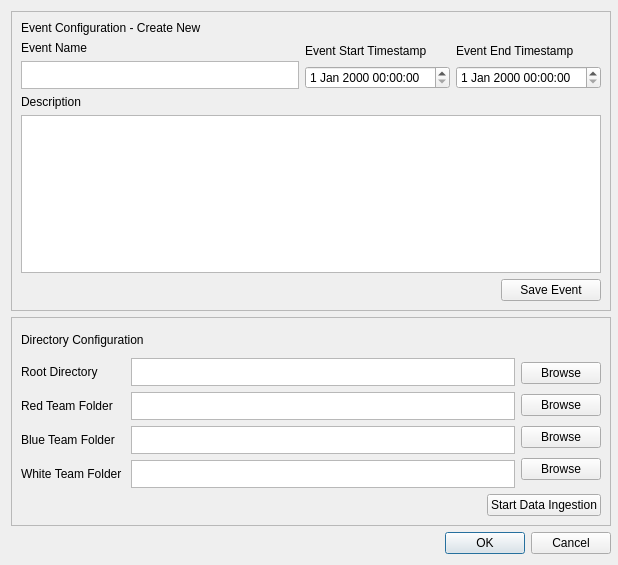
<?xml version="1.0" encoding="UTF-8"?>
<ui version="4.0">
 <class>Dialog</class>
 <widget class="QDialog" name="Dialog">
  <property name="geometry">
   <rect>
    <x>0</x>
    <y>0</y>
    <width>618</width>
    <height>565</height>
   </rect>
  </property>
  <property name="minimumSize">
   <size>
    <width>618</width>
    <height>565</height>
   </size>
  </property>
  <property name="maximumSize">
   <size>
    <width>618</width>
    <height>565</height>
   </size>
  </property>
  <property name="windowTitle">
   <string>Dialog</string>
  </property>
  <layout class="QVBoxLayout" name="verticalLayout">
   <item>
    <widget class="QFrame" name="ec_frame">
     <property name="minimumSize">
      <size>
       <width>600</width>
       <height>300</height>
      </size>
     </property>
     <property name="maximumSize">
      <size>
       <width>725</width>
       <height>300</height>
      </size>
     </property>
     <property name="frameShape">
      <enum>QFrame::StyledPanel</enum>
     </property>
     <property name="frameShadow">
      <enum>QFrame::Raised</enum>
     </property>
     <layout class="QGridLayout" name="gridLayout_3">
      <item row="3" column="0">
       <layout class="QHBoxLayout" name="horizontalLayout_10">
        <item>
         <widget class="QLabel" name="event_creation_status_label">
          <property name="text">
           <string/>
          </property>
         </widget>
        </item>
        <item>
         <spacer name="horizontalSpacer_4">
          <property name="orientation">
           <enum>Qt::Horizontal</enum>
          </property>
          <property name="sizeHint" stdset="0">
           <size>
            <width>40</width>
            <height>20</height>
           </size>
          </property>
         </spacer>
        </item>
        <item>
         <widget class="QPushButton" name="button_save_event">
          <property name="minimumSize">
           <size>
            <width>100</width>
            <height>0</height>
           </size>
          </property>
          <property name="text">
           <string>Save Event</string>
          </property>
         </widget>
        </item>
       </layout>
      </item>
      <item row="2" column="0">
       <layout class="QVBoxLayout" name="verticalLayout_7">
        <item>
         <widget class="QLabel" name="label_event_description">
          <property name="text">
           <string>Description</string>
          </property>
         </widget>
        </item>
        <item>
         <widget class="QPlainTextEdit" name="textbox_event_description">
          <property name="maximumSize">
           <size>
            <width>16777215</width>
            <height>250</height>
           </size>
          </property>
         </widget>
        </item>
       </layout>
      </item>
      <item row="1" column="0">
       <layout class="QHBoxLayout" name="horizontalLayout">
        <item>
         <layout class="QVBoxLayout" name="verticalLayout_4">
          <item>
           <widget class="QLabel" name="label_event_name">
            <property name="maximumSize">
             <size>
              <width>16777215</width>
              <height>28</height>
             </size>
            </property>
            <property name="text">
             <string>Event Name</string>
            </property>
           </widget>
          </item>
          <item>
           <widget class="QPlainTextEdit" name="textbox_event_name">
            <property name="minimumSize">
             <size>
              <width>0</width>
              <height>0</height>
             </size>
            </property>
            <property name="maximumSize">
             <size>
              <width>16777215</width>
              <height>28</height>
             </size>
            </property>
           </widget>
          </item>
         </layout>
        </item>
        <item>
         <layout class="QVBoxLayout" name="verticalLayout_5">
          <item>
           <widget class="QLabel" name="label_event_start">
            <property name="maximumSize">
             <size>
              <width>16777215</width>
              <height>28</height>
             </size>
            </property>
            <property name="text">
             <string>Event Start Timestamp</string>
            </property>
           </widget>
          </item>
          <item>
           <widget class="QDateTimeEdit" name="dateTimeEdit"/>
          </item>
         </layout>
        </item>
        <item>
         <layout class="QVBoxLayout" name="verticalLayout_6">
          <item>
           <widget class="QLabel" name="label_event_end">
            <property name="maximumSize">
             <size>
              <width>16777215</width>
              <height>28</height>
             </size>
            </property>
            <property name="text">
             <string>Event End Timestamp</string>
            </property>
           </widget>
          </item>
          <item>
           <widget class="QDateTimeEdit" name="date_event_end"/>
          </item>
         </layout>
        </item>
       </layout>
      </item>
      <item row="0" column="0">
       <widget class="QLabel" name="ec_label">
        <property name="maximumSize">
         <size>
          <width>16777215</width>
          <height>28</height>
         </size>
        </property>
        <property name="text">
         <string>Event Configuration - Create New</string>
        </property>
       </widget>
      </item>
     </layout>
    </widget>
   </item>
   <item>
    <widget class="QFrame" name="dc_frame">
     <property name="minimumSize">
      <size>
       <width>600</width>
       <height>0</height>
      </size>
     </property>
     <property name="maximumSize">
      <size>
       <width>725</width>
       <height>210</height>
      </size>
     </property>
     <property name="frameShape">
      <enum>QFrame::StyledPanel</enum>
     </property>
     <property name="frameShadow">
      <enum>QFrame::Raised</enum>
     </property>
     <layout class="QVBoxLayout" name="verticalLayout_9">
      <item>
       <widget class="QLabel" name="label_18">
        <property name="maximumSize">
         <size>
          <width>16777215</width>
          <height>28</height>
         </size>
        </property>
        <property name="text">
         <string>Directory Configuration</string>
        </property>
       </widget>
      </item>
      <item>
       <layout class="QHBoxLayout" name="horizontalLayout_6">
        <item>
         <layout class="QVBoxLayout" name="verticalLayout_15">
          <item>
           <widget class="QLabel" name="label_root_directory">
            <property name="maximumSize">
             <size>
              <width>16777215</width>
              <height>28</height>
             </size>
            </property>
            <property name="text">
             <string>Root Directory</string>
            </property>
           </widget>
          </item>
          <item>
           <widget class="QLabel" name="label_red_team_folder">
            <property name="maximumSize">
             <size>
              <width>16777215</width>
              <height>28</height>
             </size>
            </property>
            <property name="text">
             <string>Red Team Folder</string>
            </property>
           </widget>
          </item>
          <item>
           <widget class="QLabel" name="label_blue_team_folder">
            <property name="maximumSize">
             <size>
              <width>16777215</width>
              <height>28</height>
             </size>
            </property>
            <property name="text">
             <string>Blue Team Folder</string>
            </property>
           </widget>
          </item>
          <item>
           <widget class="QLabel" name="label_white_team_folder">
            <property name="maximumSize">
             <size>
              <width>16777215</width>
              <height>28</height>
             </size>
            </property>
            <property name="text">
             <string>White Team Folder </string>
            </property>
           </widget>
          </item>
         </layout>
        </item>
        <item>
         <layout class="QVBoxLayout" name="verticalLayout_13">
          <item>
           <widget class="QPlainTextEdit" name="textbox_root_directory">
            <property name="maximumSize">
             <size>
              <width>16777215</width>
              <height>28</height>
             </size>
            </property>
           </widget>
          </item>
          <item>
           <widget class="QPlainTextEdit" name="textbox_red_team_folder">
            <property name="maximumSize">
             <size>
              <width>16777215</width>
              <height>28</height>
             </size>
            </property>
           </widget>
          </item>
          <item>
           <widget class="QPlainTextEdit" name="textbox_blue_team_folder">
            <property name="maximumSize">
             <size>
              <width>16777215</width>
              <height>28</height>
             </size>
            </property>
           </widget>
          </item>
          <item>
           <widget class="QPlainTextEdit" name="textbox_white_team_folder">
            <property name="maximumSize">
             <size>
              <width>16777215</width>
              <height>28</height>
             </size>
            </property>
           </widget>
          </item>
         </layout>
        </item>
        <item>
         <layout class="QVBoxLayout" name="verticalLayout_2">
          <item>
           <widget class="QPushButton" name="root_directory_pushButton">
            <property name="text">
             <string>Browse</string>
            </property>
           </widget>
          </item>
          <item>
           <widget class="QPushButton" name="red_team_directory_pushButton">
            <property name="text">
             <string>Browse</string>
            </property>
           </widget>
          </item>
          <item>
           <widget class="QPushButton" name="blue_team_directory_pushButton">
            <property name="text">
             <string>Browse</string>
            </property>
           </widget>
          </item>
          <item>
           <widget class="QPushButton" name="white_team_directory_pushButton">
            <property name="text">
             <string>Browse</string>
            </property>
           </widget>
          </item>
         </layout>
        </item>
       </layout>
      </item>
      <item>
       <layout class="QHBoxLayout" name="horizontalLayout_13">
        <item>
         <spacer name="horizontalSpacer_5">
          <property name="orientation">
           <enum>Qt::Horizontal</enum>
          </property>
          <property name="sizeHint" stdset="0">
           <size>
            <width>40</width>
            <height>20</height>
           </size>
          </property>
         </spacer>
        </item>
        <item>
         <widget class="QPushButton" name="button_start_ingestion">
          <property name="minimumSize">
           <size>
            <width>100</width>
            <height>0</height>
           </size>
          </property>
          <property name="text">
           <string>Start Data Ingestion</string>
          </property>
         </widget>
        </item>
       </layout>
      </item>
     </layout>
    </widget>
   </item>
   <item>
    <widget class="QDialogButtonBox" name="buttonBox">
     <property name="minimumSize">
      <size>
       <width>600</width>
       <height>0</height>
      </size>
     </property>
     <property name="maximumSize">
      <size>
       <width>725</width>
       <height>500</height>
      </size>
     </property>
     <property name="orientation">
      <enum>Qt::Horizontal</enum>
     </property>
     <property name="standardButtons">
      <set>QDialogButtonBox::Cancel|QDialogButtonBox::Ok</set>
     </property>
    </widget>
   </item>
  </layout>
 </widget>
 <resources/>
 <connections>
  <connection>
   <sender>buttonBox</sender>
   <signal>accepted()</signal>
   <receiver>Dialog</receiver>
   <slot>accept()</slot>
   <hints>
    <hint type="sourcelabel">
     <x>248</x>
     <y>254</y>
    </hint>
    <hint type="destinationlabel">
     <x>157</x>
     <y>274</y>
    </hint>
   </hints>
  </connection>
  <connection>
   <sender>buttonBox</sender>
   <signal>rejected()</signal>
   <receiver>Dialog</receiver>
   <slot>reject()</slot>
   <hints>
    <hint type="sourcelabel">
     <x>316</x>
     <y>260</y>
    </hint>
    <hint type="destinationlabel">
     <x>286</x>
     <y>274</y>
    </hint>
   </hints>
  </connection>
 </connections>
</ui>
